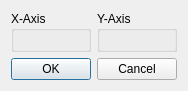
<?xml version="1.0" encoding="UTF-8"?>
<ui version="4.0">
 <class>Dialog</class>
 <widget class="QDialog" name="Dialog">
  <property name="geometry">
   <rect>
    <x>0</x>
    <y>0</y>
    <width>174</width>
    <height>86</height>
   </rect>
  </property>
  <property name="windowTitle">
   <string>Plot Parameters</string>
  </property>
  <property name="modal">
   <bool>true</bool>
  </property>
  <layout class="QVBoxLayout" name="verticalLayout_3">
   <item>
    <layout class="QHBoxLayout" name="horizontalLayout">
     <item>
      <widget class="QGroupBox" name="x_radio_group">
       <property name="title">
        <string>X-Axis</string>
       </property>
       <layout class="QVBoxLayout" name="verticalLayout"/>
      </widget>
     </item>
     <item>
      <widget class="QGroupBox" name="y_radio_group">
       <property name="title">
        <string>Y-Axis</string>
       </property>
       <layout class="QVBoxLayout" name="verticalLayout_2"/>
      </widget>
     </item>
    </layout>
   </item>
   <item>
    <widget class="QDialogButtonBox" name="buttonBox">
     <property name="orientation">
      <enum>Qt::Orientation::Horizontal</enum>
     </property>
     <property name="standardButtons">
      <set>QDialogButtonBox::StandardButton::Cancel|QDialogButtonBox::StandardButton::Ok</set>
     </property>
    </widget>
   </item>
  </layout>
 </widget>
 <resources/>
 <connections>
  <connection>
   <sender>buttonBox</sender>
   <signal>accepted()</signal>
   <receiver>Dialog</receiver>
   <slot>accept()</slot>
   <hints>
    <hint type="sourcelabel">
     <x>164</x>
     <y>76</y>
    </hint>
    <hint type="destinationlabel">
     <x>157</x>
     <y>85</y>
    </hint>
   </hints>
  </connection>
  <connection>
   <sender>buttonBox</sender>
   <signal>rejected()</signal>
   <receiver>Dialog</receiver>
   <slot>reject()</slot>
   <hints>
    <hint type="sourcelabel">
     <x>164</x>
     <y>76</y>
    </hint>
    <hint type="destinationlabel">
     <x>173</x>
     <y>85</y>
    </hint>
   </hints>
  </connection>
 </connections>
</ui>
